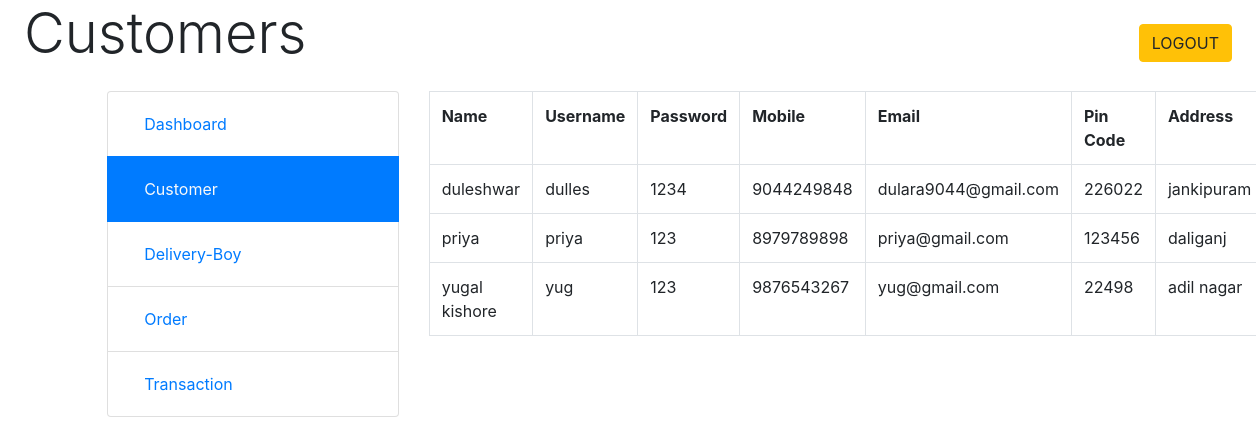
Screenshot of /Lucknow_dabbawala/customerlist.php with the database file from the repository.
### tables this page shows
CREATE TABLE IF NOT EXISTS `registration` (
  `name` varchar(40) NOT NULL,
  `username` varchar(40) NOT NULL,
  `password` varchar(20) NOT NULL,
  `contact` varchar(10) NOT NULL,
  `email` varchar(50) NOT NULL,
  `address` varchar(200) NOT NULL,
  `pin` varchar(10) NOT NULL,
  PRIMARY KEY (`email`)
);

### Lucknow_dabbawala/customerlist.php (the view, shortened to what this page needs)
<!DOCTYPE html>
<html>
<head>
	<?php include("bootstrap.php"); ?>
</head>
<body>
<div class='conainer-fluid'>
<div class='row'>
	<div class='col-md-12'>
		<span class='display-4 ml-4 mt-4'>Customers</span>
		<a href="logout"><button class='btn btn-warning float-right mt-4 mr-4'>LOGOUT</button></a>
	</div>
</div>
<div class='row mt-4'>
	<div class='col-md-1'></div>
	<div class='col-md-3'>
		<ul class="list-group">
  <li class="list-group-item"><a href="admin.php" class='nav-link'>Dashboard</a></li>
  <li class="list-group-item active"><a href="customerlist.php" class='nav-link text-light'>Customer</a></li>
  <li class="list-group-item"><a href="viewserboy.php" class='nav-link'>Delivery-Boy</a></li>
  <li class="list-group-item"><a href="report.php" class='nav-link'>Order</a></li>
  <li class="list-group-item"><a href="transaction.php" class='nav-link '>Transaction</a></li>
</ul>
	</div>
	<div class='col-md-7'>
		<table class='table table-bordered'>
	<tr><th>Name</th><th>Username</th><th>Password</th><th>Mobile</th><th>Email</th><th>Pin Code</th><th>Address</th></tr>
	<?php
	include ("conne.php");
	$sql="select * from registration";
	$x=mysqli_query($conn,$sql);
while($r=mysqli_fetch_assoc($x)){
	?>
	<tr><td><?php echo $r['name']?></td>
	<td><?php echo $r['username']?></td>
	<td><?php echo $r['password']?></td>
	<td><?php echo $r['contact']?></td>
	<td><?php echo $r['email']?></td>
	<td><?php echo $r['pin']?></td>
	<td><?php echo $r['address']?></td>
	</tr>
<?php
}
?>
</table>
	</div>
	<div class='col-md-1'></div>
</div>
</div>
</body>
</html>

### Lucknow_dabbawala/bootstrap.php (shortened to what this page needs)
<link rel="stylesheet" href="bootstrap_files/css/bootstrap.min.css">

### rows the page displays
registration: name "duleshwar", username "dulles", password "1234", contact "9044249848", email "dulara9044@gmail.com", pin "226022", address "jankipuram"
registration: name "priya", username "priya", password "123", contact "8979789898", email "priya@gmail.com", pin "123456", address "daliganj"
registration: name "yugal kishore", username "yug", password "123", contact "9876543267", email "yug@gmail.com", pin "22498", address "adil nagar"
